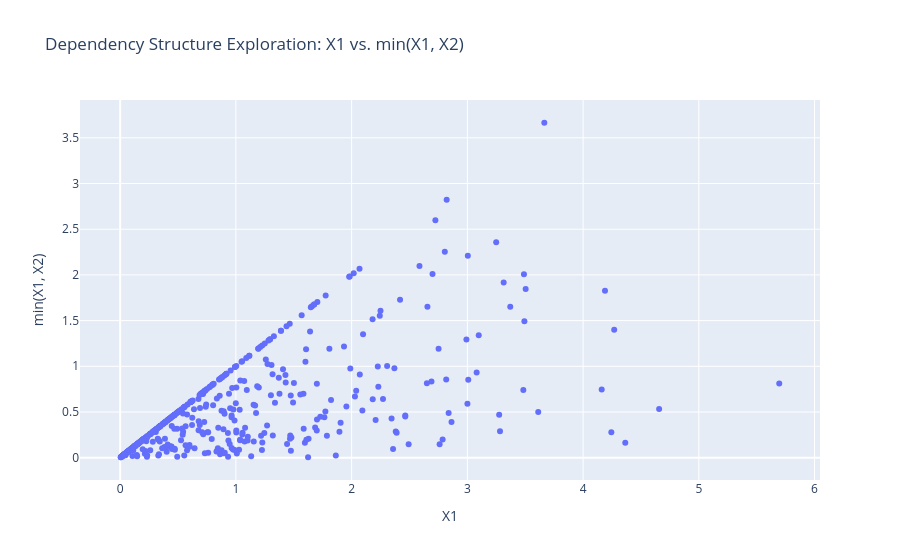

The cell this chart's notebook holds for it:
### Markdown cell above
## (ii)

- Create two scatterplots to investigate (visually) if: 
    - (a) X1 is independent of min(X1,X2); 
    - (b) max(X1,X2) is independent of X1− X2. 
- Comment on how the scatterplots can inform you on ideas for a proof.

### Code cell
x = df['X1']
y = df['min(X1,X2)']

fig = px.scatter(
    x = x,
    y = y,
    title = 'Dependency Structure Exploration: X1 vs. min(X1, X2)',
    labels = {'x': 'X1', 'y': 'min(X1, X2)'},
)
fig.show()

### Figure 1 — Plotly figure (JSON) as saved in the notebook; plotly's stock layout.template omitted (floating-point values rounded to 4 significant figures; data arrays with more than 128 entries replaced by an {"elided": "..."} marker saying what was removed)
{"data": [{"hovertemplate": "X1=%{x}<br>min(X1, X2)=%{y}<extra></extra>", "legendgroup": "", "marker": {"color": "#636efa", "symbol": "circle"}, "mode": "markers", "name": "", "orientation": "v", "showlegend": false, "type": "scatter", "x": {"elided": "500 float values"}, "xaxis": "x", "y": {"elided": "500 float values"}, "yaxis": "y"}], "layout": {"legend": {"tracegroupgap": 0}, "title": {"text": "Dependency Structure Exploration: X1 vs. min(X1, X2)"}, "xaxis": {"anchor": "y", "domain": [0, 1], "title": {"text": "X1"}}, "yaxis": {"anchor": "x", "domain": [0, 1], "title": {"text": "min(X1, X2)"}}}}
